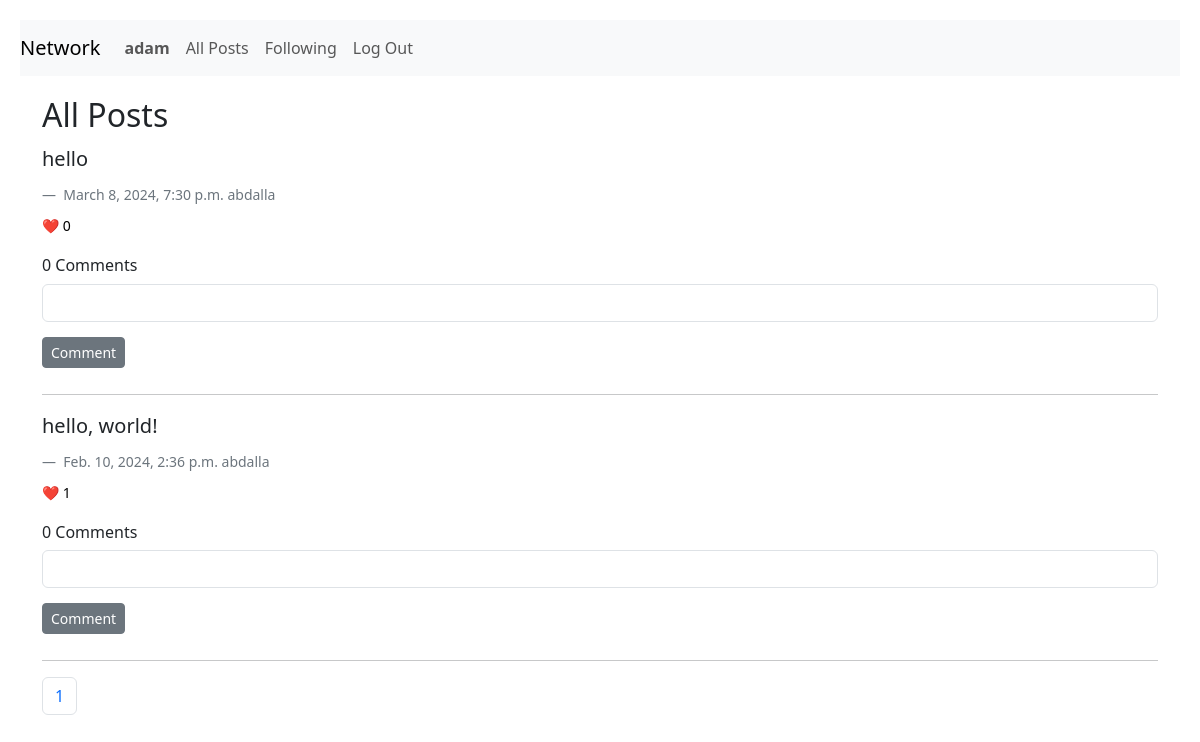
The app's page /allposts (signed in) with its own data.
### network/models.py (models this page shows, shortened)
class User(AbstractUser):
    pass

class TimeStampedModel(models.Model):
    created_at = models.DateTimeField(auto_now_add=True)
    updated_at = models.DateTimeField(auto_now=True)
    class Meta:
        abstract = True

class Post(TimeStampedModel):
    created = TimeStampedModel.created_at
    body = models.CharField(max_length=300)
    user = models.ForeignKey(settings.AUTH_USER_MODEL, on_delete=models.CASCADE, null=True)
    likes = models.IntegerField(blank=True)
    reactions = models.ManyToManyField(settings.AUTH_USER_MODEL, related_name="user_reactions", symmetrical=False)

### network/views.py (the view)
# urls.py: path("allposts", views.allposts, name="allposts"),
@login_required
def allposts(request):
    posts = Post.objects.order_by("-created_at")
    paginator = Paginator(posts, 10)
    page_number = request.GET.get("page")
    page_obj = paginator.get_page(page_number)
    return render(
        request,
        "network/posts.html",
        {"page_obj": page_obj,
         "paginator": paginator,
         "form": CommentForm(),
         }
    )

### network/forms.py
class CommentForm(StylishForm):
    class Meta:
        model = Comment
        fields = ["comment_body"]
        widgets = {
            "owner": forms.HiddenInput(),
        }
        labels = {
            "body": " ",
        }

### network/templates/network/posts.html (shortened to what this page needs)
{% extends "network/layout.html" %}
{% load static %}
{% block body %}
<h2>All Posts</h2>
{% if user.is_authenticated %}
<div class="comments">
    {% for post in page_obj %}
    <blockquote class="blockquote post-view" id="post-view-{{ post.id }}">
        {{ post.body | linebreaks }}
    </blockquote>
    <figcaption class="blockquote-footer">
        {{ post.created }}
        {{ post.user}}
        {% if post.user|stringformat:"s" != request.user.username %}
        <form class="like-form" action="{% url 'like' post.id %}">
            <button data-like={{ post.id }} type="submit" class="like-button">❤️ <span id="current-likes-{{ post.id }}">{{ post.likes }}</span></button>
        </form>
        {% else %}
        <div><span>❤️ {{ post.likes }}</span></div>
        {% endif %}
    </figcaption>
    <h6>{{ post.comments.count }} Comments</h6>
    {% if post.user|stringformat:"s" != request.user.username %}
    <form action="{% url 'comment' post.id %}" , method="POST">
        {% for field in form %}
            <div class="form-group">{{ field }}</div>
        {% endfor %}
        <button class="post-button btn btn-secondary btn-sm" type="submit" value="Comment" name="save">Comment</button>
    </form>
    {% endif %}
    <hr>
    {% endfor %}
</div>
{% if paginator.count > 0 %}
<nav aria-label="Page navigation example">
    <ul class="pagination">
        {% for page_number in paginator.page_range %}
        {% if page.obj.number == page_number %}
        <li class="page-item active"><a class="page-link" href="">{{ page_number }}</a></li>
        {% else %}
        <li class="page-item"><a class="page-link" href="?page={{ page_number }}">{{ page_number }}</a></li>
        {% endif %}
        {% endfor %}
    </ul>
</nav>
{% endif %}
{% endif %}
{% endblock %}

### network/templates/network/layout.html (shortened to what this page needs)
{% load static %}
<!DOCTYPE html>
<html lang="en">
<head>
    <link href="https://cdn.jsdelivr.net/npm/bootstrap@5.3.2/dist/css/bootstrap.min.css" rel="stylesheet"
>
    <link href="{% static 'network/styles.css' %}" rel="stylesheet">
</head>
<body>
    <nav class="navbar navbar-expand-lg navbar-light bg-light">
        <a class="navbar-brand" href="{% url 'index' %}">Network</a>
          <div class="collapse navbar-collapse" id="navbarNav">
            <ul class="navbar-nav mr-auto">
                {% if user.is_authenticated %}
                <li class="nav-item">
                    <a class="nav-link" href="{% url 'profile' %}"><strong>{{ user.username }}</strong></a>
                </li>
                {% endif %}
                <li class="nav-item">
                    <a class="nav-link" href="{% url 'allposts' %}">All Posts</a>
                </li>
                {% if user.is_authenticated %}
                <li class="nav-item">
                    <a class="nav-link" href="{% url 'following' %}">Following</a>
                </li>
                <li class="nav-item">
                    <a class="nav-link" href="{% url 'logout' %}">Log Out</a>
                </li>
                {% endif %}
            </ul>
        </div>
    </nav>
    <div class="container">
        {% block body %}
        {% endblock %}
    </div>
</body>
</html>

### network/static/network/styles.css (style rules this page uses)
.navbar { margin: 20px; }
.form-group { margin: 5px 0 5px 0; }
button { margin: 10px 0 10px 0; }
.comments, .blockquote, .blockquote-footer { margin: 10px 0 10px 0 !important; }
a { text-decoration: none; }
.like-button { padding: 0; border: none; background: none; text-decoration: none; }

### records on screen
User: username "adam"
Post: body "hello", created "March 8, 2024, 7:30 p.m.", user "abdalla", likes "0", comments.count "0"
Post: body "hello, world!", created "Feb. 10, 2024, 2:36 p.m.", user "abdalla", likes "1", comments.count "0"

### other values on screen
{{ page_number }} "1"
